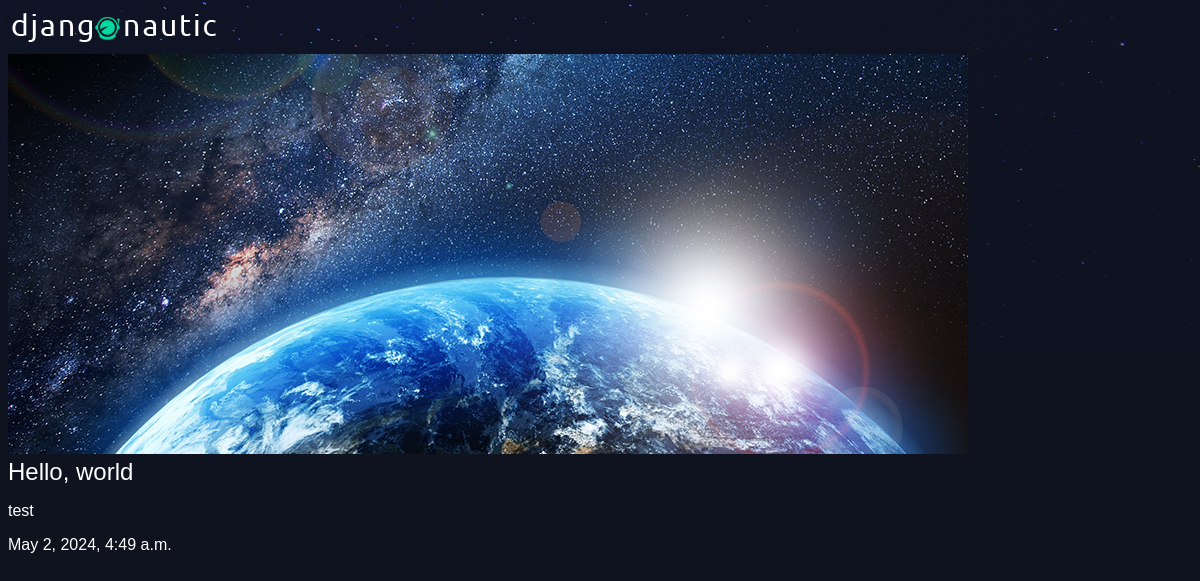
Screenshot of /articles/hello-world/ with the database file from the repository.
### articles/models.py (models this page shows, shortened)
class Article(models.Model):
    title = models.CharField(max_length=100)  # each of these are columns in the db/elements of the article. Need to set them equal to their Field type
    slug = models.SlugField()  # Slug is a URL
    body = models.TextField()
    date = models.DateTimeField(auto_now_add=True)  # when an article is created, the time is automatically generated
    thumb = models.ImageField(default='default.png', blank=True)

### articles/views.py (the view)
# urls.py: path(r'<slug:slug>/', views.article_detail, name="detail"), #we've captured where the user wants to go to
def article_detail(request, slug):
    article = Article.objects.get(slug=slug)
    return render(request, 'articles/article_detail.html', {'article': article})

### articles/templates/articles/article_detail.html
{% extends 'base_layout.html' %}
{% block content %}
<div class="article-detail">
    <div class="article">
        <img src="{{ article.thumb.url }}" />
        <h2>{{ article.title }}</h2>
        <p>{{ article.body }}</p>
        <p>{{ article.date }}</p>
    </div>
</div>
{% endblock %}

### assets/styles.css (style rules this page uses)
body { background-color: #0f121f; background-image: url(stars.png); background-repeat: no-repeat; color: #fff; }
body * { font-family: Ubuntu, 'Gill Sans', 'Gill Sans MT', Calibri, 'Trebuchet MS', sans-serif; }
h1, h2, h3, h4, h5 { font-weight: lighter; margin: 0; }

### rows the page displays
Article: thumb (picture), title "Hello, world", body "test", date "May 2, 2024, 4:49 a.m."
